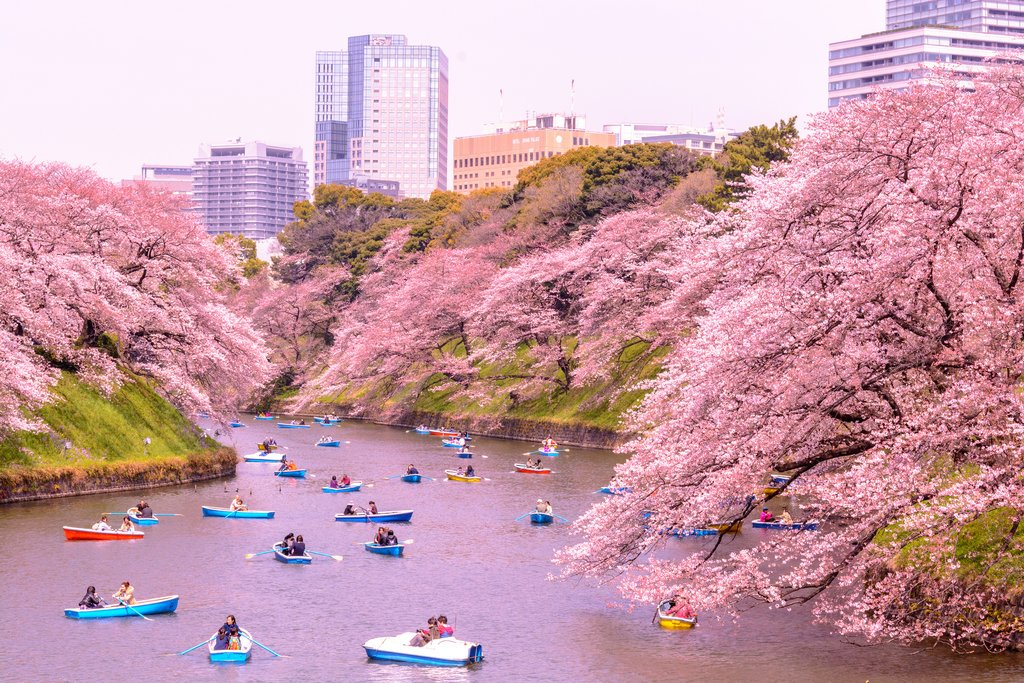
%> input picture cerezos.jpg, 1024 x 683 px
$ octave Compresion_de_imagenes_v1.m   (GNU Octave 9; MATLAB toolbox functions it lacks are replaced by stand-ins)
%> lines starting %> are read from the running program, lines starting %| are printed output that depends on the picture
clear all, close all,  clc

RGB=imread('cerezos.jpg'); %Crea una matriz en la que cada posicion almacena
%> RGB is the input picture: size 683x1024x3 uint8; mean R, G, B 199.6, 155.2, 167.2
%la informacion de cada pixel de la foto y se la asigna a la matriz RGB

BN=double(rgb2gray(RGB)); %Coge la matriz RGB, convierte cada valor de
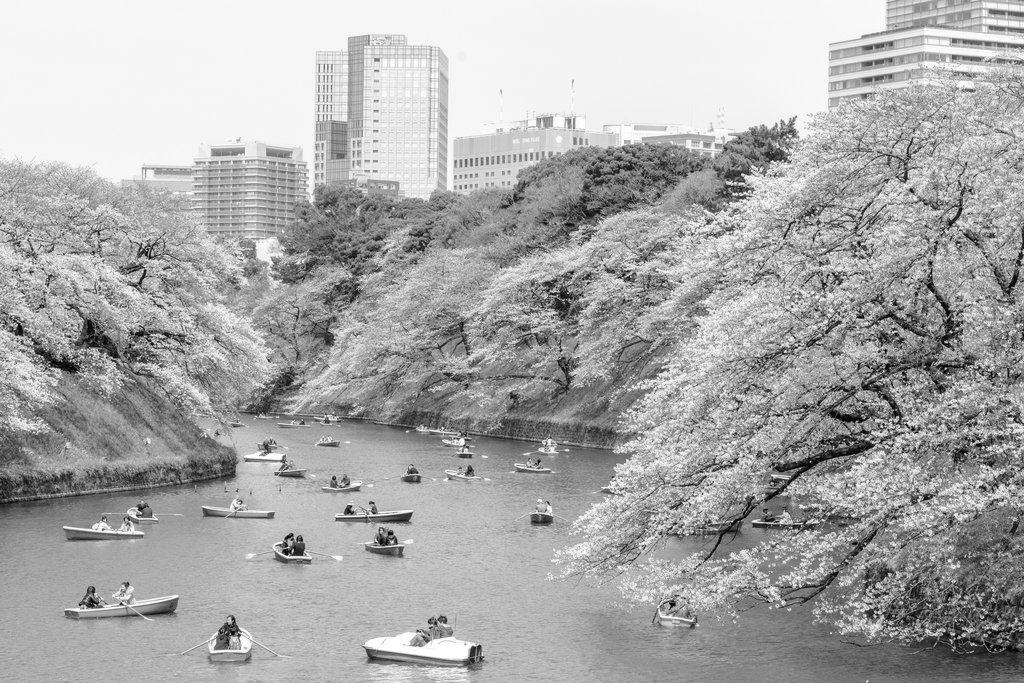
%> BN: size 683x1024 double; min 2, max 255, mean 169.8
%escala RGB a escala de grisis (0-255) para finalmente transformarlo en el
%tipo de dato doble y almacenarlo en la matriz BN

ny=size(BN,1) %Almacena el numero de pixeles de altura
%> ny = 683
nx=size(BN,2) %Almacena el numero de pixeles de anchura
%> nx = 1024

figure, subplot(3,3,1) %Transforma la pantalla en una especie de matriz 3x3
%y muestra la imagen original en la posicion 1x1
imagesc(RGB), axis off; %Muestra la imagen original sin el eje
title('Original') %Ponemos a la imagen normal el titulo de Original

subplot(3,3,2) %Transforma la pantalla en una especie de matriz 3x3
%y muestra la imagen original en blanco y negro en la posicion 1x2
imagesc(BN), axis off; %Muestra la imagen original en blanco y negro sin el eje
colormap(gray);
title('Original B/N') %Ponemos a la imagen normal en blanco y negro el titulo de Original B/N

[U,S,V]=svd(BN); %Define las 3 matrices U, S y V y le asigna a cada una los
%valores que les proporciona la funcion svd la cual recibe la matriz BN

foto=3;
for r=[5 15 25 35 40 50 75] %Para cada foto (en este caso 7), completa el
%siguiente bucle las distintas r veces (que seran la cantidad de i-esimos modos a sumar)

 X=U(:,1:r)*S(1:r,1:r)*V(:,1:r)';

 %                        |s1   0    0 |   |v1'|
 % X  =  |u1, ... , un| * |0   ...   0 | * |...| = s1 * u1 * v1' + ... + sn * un * vn'
 %                        |0    0   sn |   |vn'|

    subplot(3,3,foto), foto=foto+1;
    imagesc(X), axis off, colormap(gray);
    title(['r=',num2str(r,'%d'),', ',num2str(100*r*(nx+ny+1)/(nx*ny),'%3.3f'),'% usado']);
    %Pone encima de cada foto comprimida su r corrspondiente y el % que se
    %está usando de la imagen original
end
%> after the loop, foto = 10
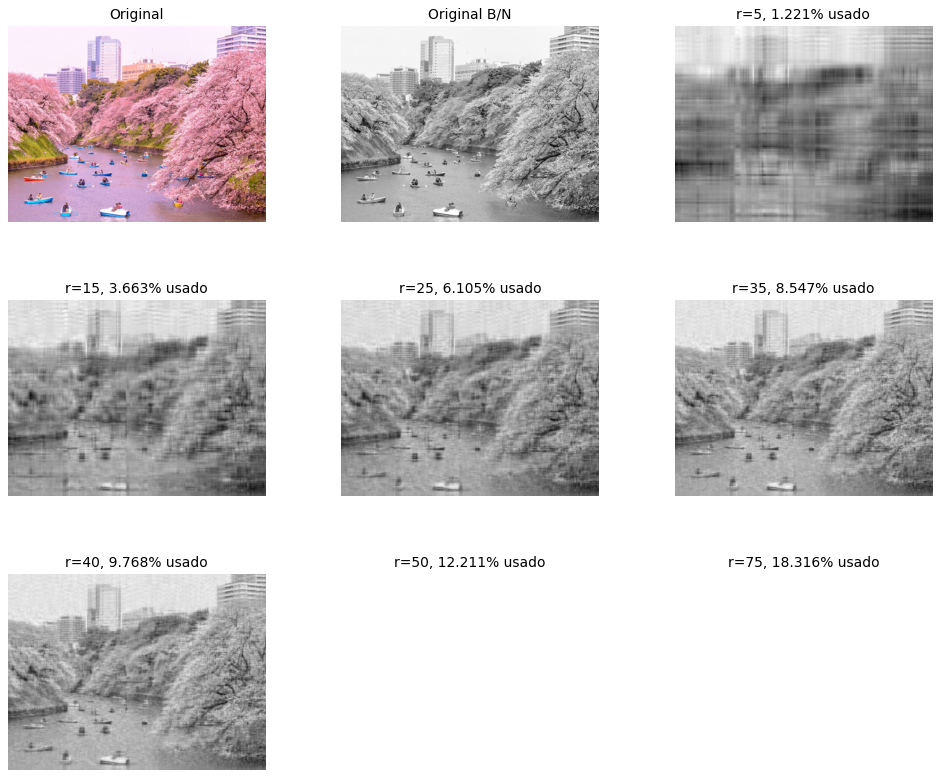
%> figure redrawn from the program's plot data, 9 panels
